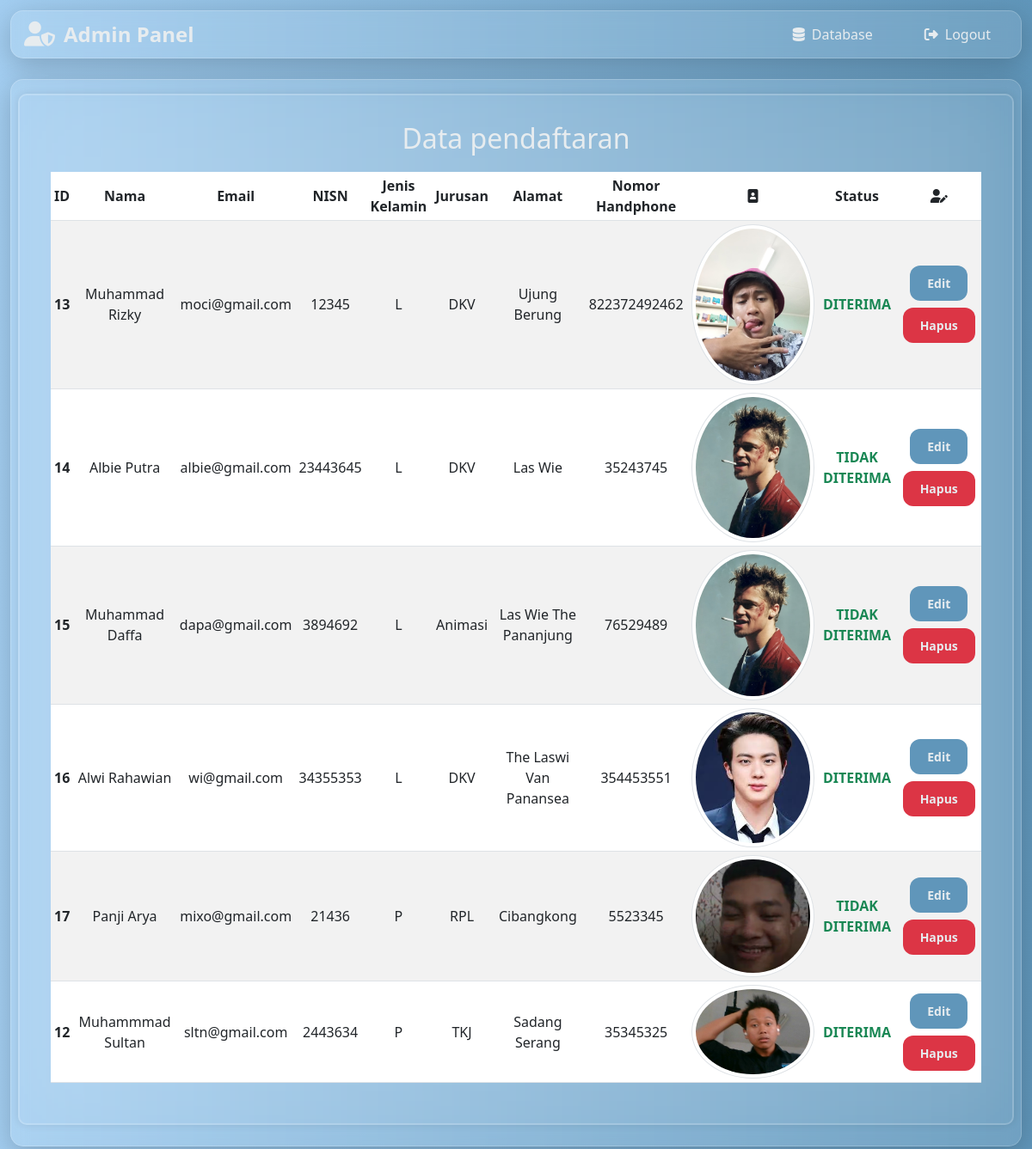
The page /admin/index.php (signed in) on the database its author committed.
### tables this page shows
CREATE TABLE `casis` (
  `id_casis` int NOT NULL,
  `id_user` int NOT NULL,
  `id_jurusan` int NOT NULL,
  `nama` varchar(50) DEFAULT NULL,
  `email` varchar(100) DEFAULT NULL,
  `NISN` int DEFAULT NULL,
  `jenis_kelamin` enum('P','L') DEFAULT NULL,
  `jurusan` enum('RPL','TKJ','DKV','Animasi') DEFAULT NULL,
  `alamat` varchar(100) DEFAULT NULL,
  `no_hp` varchar(15) DEFAULT NULL,
  `foto` varchar(255) NOT NULL,
  `status` enum('DITERIMA','TIDAK DITERIMA') DEFAULT NULL
);

### admin/index.php (the view, shortened to what this page needs)
<?php
require_once '../service/koneksi.php';
?>
<!DOCTYPE html>
<html lang="id">
<head>
    <link href="https://cdn.jsdelivr.net/npm/bootstrap@5.3.0/dist/css/bootstrap.min.css" rel="stylesheet"/><title>Admin Panel Navigation</title>
    <link rel="stylesheet" href="https://cdnjs.cloudflare.com/ajax/libs/font-awesome/6.4.0/css/all.min.css">
</head>
<body>
    <div class="container">
        <nav>
            <div class="brand">
                <i class="fas fa-user-shield"></i>
                <span>Admin Panel</span>
            </div>
            <div class="nav-items">
                <a href="http://localhost/phpmyadmin/index.php?route=/database/structure&db=nyiumem" class="nav-link">
                    <i class="fa-solid fa-database"></i>
                    <span>Database</span>
                </a>
                <a href="../logout.php" class="nav-link">
                    <i class="fas fa-sign-out-alt"></i>
                    <span>Logout</span>
                </a>
            </div>
        </nav>
        <div class="content">
             <div class="row mb-3">
            <div class="col-md-20 mx-auto">
            <div class="card">
                    <div class="card-body">
                        <h1 class="text-center">Data pendaftaran</h1>
                        <table class="table table-striped table-sm table-hover">
                            <thead>
    <tr>
      <th class="text-center align-middle" scope="col">ID</th>
      <th class="text-center align-middle" scope="col">Nama</th>
      <th class="text-center align-middle" scope="col">Email</th>
      <th class="text-center align-middle" scope="col">NISN</th>
      <th class="text-center align-middle" scope="col">Jenis Kelamin</th>
      <th class="text-center align-middle" scope="col">Jurusan</th>
      <th class="text-center align-middle" scope="col">Alamat</th>
      <th class="text-center align-middle" scope="col">Nomor Handphone</th>
      <th class="text-center align-middle" scope="col"><i class="fa-solid fa-image-portrait"></i></th>
      <th class="text-center align-middle" scope="col">Status</th>
      <th class="text-center align-middle" scope="col"><i class="fas fa-user-edit"></i></th>
    </tr>
  </thead>
  <tbody>
    <?php
    $sql = "SELECT * FROM casis";
    $hasil = $koneksi->query($sql);
    while($row=$hasil->fetch_assoc()){
    ?>
    <tr>
      <th scope="row" class="text-center align-middle"><?php echo $row['id_user'];?></th>
      <td class="text-center align-middle"><?php echo $row['nama'];?></td>
      <td class="text-center align-middle"><?php echo $row['email'];?></td>
      <td class="text-center align-middle"><?php echo $row['NISN'];?></td>
      <td class="text-center align-middle"><?php echo $row['jenis_kelamin'];?></td>
      <td class="text-center align-middle"><?php echo $row['jurusan'];?></td>
      <td class="text-center align-middle"><?php echo $row['alamat'];?></td>
      <td class="text-center align-middle"><?php echo $row['no_hp'];?></td>
      <td class="text-center align-middle"><img src="<?php echo $row['foto']; ?>" class="img-thumbnail rounded-circle mx-auto d-block" style="width: auto; height: auto;" alt="<?php echo $row['nama']; ?>"></td>
      <td class="text-success fw-semibold text-center align-middle"><?php echo $row['status'];?></td>
      <td class="text-center align-middle">
        <a href="edit.php?id=<?php echo $row['id_casis']; ?>" class="btn btn-sm btn-info">Edit</a>
         <a href="delete.php?id=<?php echo $row['id_casis']; ?>" class="btn btn-sm  mt-2" style="background-color: #dc3545; border-color: #dc3545;" onclick="return confirm('Apakah Anda yakin ingin menghapus casis <?php echo $row['nama']; ?>?')">Hapus</a>
    </td>
    </tr>
    <?php
    }
    ?>
  </tbody>
</table>
    </div>
</div>
</div>
    </div>
        </div>
    </div>
</body>
</html>

### admin/index.php (style rules this page uses)
:root { --antiflash-white: #e7ecefff; --yinmn-blue: #274c77ff; --air-superiority-blue: #6096baff; --uranian-blue: #a3cef1ff; --white: #c9d9c6; }
* { margin: 0; padding: 0; box-sizing: border-box; font-family: 'Segoe UI', Tahoma, Geneva, Verdana, sans-serif; }
body { background: linear-gradient(90deg, #a3cef1ff, #6096baff); min-height: 100vh; display: flex; justify-content: center; align-items: center; }
.container { width: 100%; max-width: 1200px; }
nav { background-color: rgba(255, 255, 255, 0.1); backdrop-filter: blur(10px); border-radius: 15px; padding: 5px 15px; margin-top: 12px; display: flex; justify-content: space-between; align-items: center; box-shadow: 0 8px 32px rgba(0, 0, 0, 0.2); border: 1px solid rgba(255, 255, 255, 0.2); }
.brand { font-size: 1.5rem; font-weight: bold; color: var(--antiflash-white); display: flex; align-items: center; }
.brand i { margin-right: 10px; font-size: 1.8rem; }
.nav-items { display: flex; align-items: center; gap: 20px; }
.btn { background-color: var(--air-superiority-blue); font-weight: bold; border: none; border-radius: 12px; color: var(--antiflash-white); transition: all 0.3s ease-in-out; cursor: pointer; padding: 10px 20px; }
nav .nav-link { transition: all 0.5s ease; color: var(--antiflash-white); padding: 10px 20px; text-decoration: none; border-radius: 12px; display: flex; align-items: center; }
.nav-link i { margin-right: 8px; }
.content { background-color: rgba(255, 255, 255, 0.1); backdrop-filter: blur(10px); border-radius: 15px; padding: 8px; margin-top: 24px; margin-bottom: 24px; color: var(--antiflash-white); box-shadow: 0 8px 32px rgba(0, 0, 0, 0.2); border: 1px solid rgba(255, 255, 255, 0.2); }
.card { margin-top: 8px; background: transparent; border: 2px solid rgba(255, 255, 255, .2); box-shadow: 0 0 10px rgba(0, 0, 0, .1); backdrop-filter: blur(50px); border-radius: 10px; padding: 15px 20px; color: white; }
h1 { margin-bottom: 20px;font-size: 2rem; color:var(--antiflash-white) }

### rows shown on the page
casis: id_user "13", nama "Muhammad Rizky", email "moci@gmail.com", NISN "12345", jenis_kelamin "L", jurusan "DKV", alamat "Ujung Berung", no_hp "822372492462", foto (picture), status "DITERIMA"
casis: id_user "14", nama "Albie Putra", email "albie@gmail.com", NISN "23443645", jenis_kelamin "L", jurusan "DKV", alamat "Las Wie", no_hp "35243745", foto (picture), status "TIDAK DITERIMA"
casis: id_user "15", nama "Muhammad Daffa", email "dapa@gmail.com", NISN "3894692", jenis_kelamin "L", jurusan "Animasi", alamat "Las Wie The Pananjung", no_hp "76529489", foto (picture), status "TIDAK DITERIMA"
casis: id_user "16", nama "Alwi Rahawian", email "wi@gmail.com", NISN "34355353", jenis_kelamin "L", jurusan "DKV", alamat "The Laswi Van Panansea", no_hp "354453551", foto (picture), status "DITERIMA"
casis: id_user "17", nama "Panji Arya", email "mixo@gmail.com", NISN "21436", jenis_kelamin "P", jurusan "RPL", alamat "Cibangkong", no_hp "5523345", foto (picture), status "TIDAK DITERIMA"
casis: id_user "12", nama "Muhammmad Sultan", email "sltn@gmail.com", NISN "2443634", jenis_kelamin "P", jurusan "TKJ", alamat "Sadang Serang", no_hp "35345325", foto (picture), status "DITERIMA"
